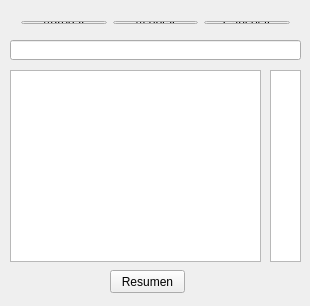
<?xml version="1.0" encoding="UTF-8"?>
<ui version="4.0">
 <class>MainWindow</class>
 <widget class="QMainWindow" name="MainWindow">
  <property name="geometry">
   <rect>
    <x>0</x>
    <y>0</y>
    <width>310</width>
    <height>306</height>
   </rect>
  </property>
  <property name="windowTitle">
   <string>Boletos</string>
  </property>
  <widget class="QWidget" name="centralWidget">
   <widget class="QLineEdit" name="edit">
    <property name="geometry">
     <rect>
      <x>10</x>
      <y>40</y>
      <width>291</width>
      <height>20</height>
     </rect>
    </property>
   </widget>
   <widget class="QListWidget" name="listWidget">
    <property name="geometry">
     <rect>
      <x>10</x>
      <y>70</y>
      <width>251</width>
      <height>192</height>
     </rect>
    </property>
   </widget>
   <widget class="QListWidget" name="listWidget_2">
    <property name="geometry">
     <rect>
      <x>270</x>
      <y>70</y>
      <width>31</width>
      <height>192</height>
     </rect>
    </property>
   </widget>
   <widget class="QPushButton" name="resumen">
    <property name="geometry">
     <rect>
      <x>110</x>
      <y>270</y>
      <width>75</width>
      <height>23</height>
     </rect>
    </property>
    <property name="text">
     <string>Resumen</string>
    </property>
   </widget>
   <widget class="QWidget" name="layoutWidget">
    <property name="geometry">
     <rect>
      <x>10</x>
      <y>10</y>
      <width>291</width>
      <height>25</height>
     </rect>
    </property>
    <layout class="QHBoxLayout" name="horizontalLayout">
     <item>
      <widget class="QPushButton" name="add">
       <property name="text">
        <string>Agregar</string>
       </property>
      </widget>
     </item>
     <item>
      <widget class="QPushButton" name="ok">
       <property name="text">
        <string>Aceptar</string>
       </property>
      </widget>
     </item>
     <item>
      <widget class="QPushButton" name="cancel">
       <property name="text">
        <string>Cancelar</string>
       </property>
      </widget>
     </item>
    </layout>
   </widget>
  </widget>
 </widget>
 <layoutdefault spacing="6" margin="11"/>
 <resources/>
 <connections/>
</ui>
